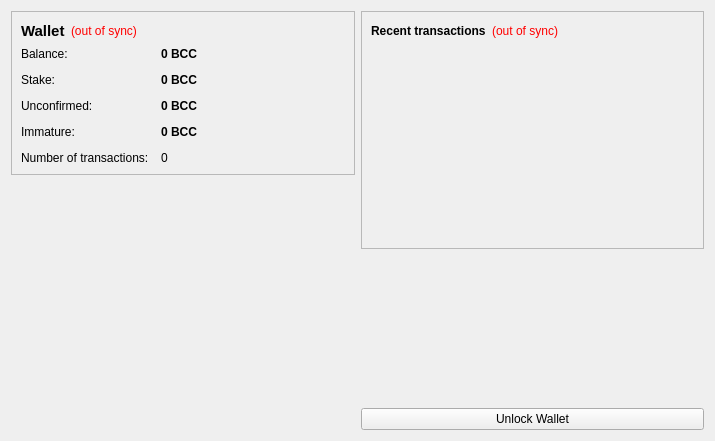
<?xml version="1.0" encoding="UTF-8"?>
<ui version="4.0">
 <class>OverviewPage</class>
 <widget class="QWidget" name="OverviewPage">
  <property name="geometry">
   <rect>
    <x>0</x>
    <y>0</y>
    <width>715</width>
    <height>441</height>
   </rect>
  </property>
  <property name="windowTitle">
   <string>Form</string>
  </property>
  <layout class="QHBoxLayout" name="horizontalLayout" stretch="1,1">
   <item>
    <layout class="QVBoxLayout" name="verticalLayout_2">
     <item>
      <widget class="QFrame" name="frame">
       <property name="frameShape">
        <enum>QFrame::StyledPanel</enum>
       </property>
       <property name="frameShadow">
        <enum>QFrame::Raised</enum>
       </property>
       <layout class="QVBoxLayout" name="verticalLayout_4">
        <item>
         <layout class="QHBoxLayout" name="horizontalLayout_4">
          <item>
           <widget class="QLabel" name="label_5">
            <property name="font">
             <font>
              <pointsize>11</pointsize>
              <weight>75</weight>
              <bold>true</bold>
             </font>
            </property>
            <property name="text">
             <string>Wallet</string>
            </property>
           </widget>
          </item>
          <item>
           <widget class="QLabel" name="labelWalletStatus">
            <property name="toolTip">
             <string>The displayed information may be out of date. Your wallet automatically synchronizes with the BTCtalkcoin network after a connection is established, but this process has not completed yet.</string>
            </property>
            <property name="styleSheet">
             <string notr="true">QLabel { color: red; }</string>
            </property>
            <property name="text">
             <string notr="true">(out of sync)</string>
            </property>
            <property name="alignment">
             <set>Qt::AlignLeading|Qt::AlignLeft|Qt::AlignVCenter</set>
            </property>
           </widget>
          </item>
          <item>
           <spacer name="horizontalSpacer_2">
            <property name="orientation">
             <enum>Qt::Horizontal</enum>
            </property>
            <property name="sizeHint" stdset="0">
             <size>
              <width>40</width>
              <height>20</height>
             </size>
            </property>
           </spacer>
          </item>
         </layout>
        </item>
        <item>
         <layout class="QFormLayout" name="formLayout_2">
          <property name="fieldGrowthPolicy">
           <enum>QFormLayout::AllNonFixedFieldsGrow</enum>
          </property>
          <property name="horizontalSpacing">
           <number>12</number>
          </property>
          <property name="verticalSpacing">
           <number>12</number>
          </property>
          <item row="0" column="0">
           <widget class="QLabel" name="label">
            <property name="text">
             <string>Balance:</string>
            </property>
           </widget>
          </item>
          <item row="0" column="1">
           <widget class="QLabel" name="labelBalance">
            <property name="font">
             <font>
              <weight>75</weight>
              <bold>true</bold>
             </font>
            </property>
            <property name="cursor">
             <cursorShape>IBeamCursor</cursorShape>
            </property>
            <property name="toolTip">
             <string>Your current balance</string>
            </property>
            <property name="text">
             <string notr="true">0 BCC</string>
            </property>
            <property name="textInteractionFlags">
             <set>Qt::LinksAccessibleByMouse|Qt::TextSelectableByKeyboard|Qt::TextSelectableByMouse</set>
            </property>
           </widget>
          </item>
          <item row="1" column="0">
           <widget class="QLabel" name="label_6">
            <property name="text">
             <string>Stake:</string>
            </property>
           </widget>
          </item>
          <item row="1" column="1">
           <widget class="QLabel" name="labelStake">
            <property name="font">
             <font>
              <weight>75</weight>
              <bold>true</bold>
             </font>
            </property>
            <property name="cursor">
             <cursorShape>IBeamCursor</cursorShape>
            </property>
            <property name="toolTip">
             <string>Total of coins that was staked, and do not yet count toward the current balance</string>
            </property>
            <property name="text">
             <string notr="true">0 BCC</string>
            </property>
            <property name="textInteractionFlags">
             <set>Qt::LinksAccessibleByMouse|Qt::TextSelectableByKeyboard|Qt::TextSelectableByMouse</set>
            </property>
           </widget>
          </item>
          <item row="2" column="0">
           <widget class="QLabel" name="label_3">
            <property name="text">
             <string>Unconfirmed:</string>
            </property>
           </widget>
          </item>
          <item row="2" column="1">
           <widget class="QLabel" name="labelUnconfirmed">
            <property name="font">
             <font>
              <weight>75</weight>
              <bold>true</bold>
             </font>
            </property>
            <property name="cursor">
             <cursorShape>IBeamCursor</cursorShape>
            </property>
            <property name="toolTip">
             <string>Total of transactions that have yet to be confirmed, and do not yet count toward the current balance</string>
            </property>
            <property name="text">
             <string notr="true">0 BCC</string>
            </property>
            <property name="textInteractionFlags">
             <set>Qt::LinksAccessibleByMouse|Qt::TextSelectableByKeyboard|Qt::TextSelectableByMouse</set>
            </property>
           </widget>
          </item>
          <item row="3" column="0">
           <widget class="QLabel" name="labelImmatureText">
            <property name="text">
             <string>Immature:</string>
            </property>
           </widget>
          </item>
          <item row="3" column="1">
           <widget class="QLabel" name="labelImmature">
            <property name="font">
             <font>
              <weight>75</weight>
              <bold>true</bold>
             </font>
            </property>
            <property name="toolTip">
             <string>Mined balance that has not yet matured</string>
            </property>
            <property name="text">
             <string notr="true">0 BCC</string>
            </property>
            <property name="textInteractionFlags">
             <set>Qt::LinksAccessibleByMouse|Qt::TextSelectableByKeyboard|Qt::TextSelectableByMouse</set>
            </property>
           </widget>
          </item>
          <item row="4" column="0">
           <widget class="QLabel" name="label_2">
            <property name="text">
             <string>Number of transactions:</string>
            </property>
           </widget>
          </item>
          <item row="4" column="1">
           <widget class="QLabel" name="labelNumTransactions">
            <property name="toolTip">
             <string>Total number of transactions in wallet</string>
            </property>
            <property name="text">
             <string notr="true">0</string>
            </property>
           </widget>
          </item>
         </layout>
        </item>
       </layout>
      </widget>
     </item>
     <item>
      <spacer name="verticalSpacer">
       <property name="orientation">
        <enum>Qt::Vertical</enum>
       </property>
       <property name="sizeHint" stdset="0">
        <size>
         <width>20</width>
         <height>40</height>
        </size>
       </property>
      </spacer>
     </item>
     <item>
      <widget class="QLabel" name="label_6">
       <property name="text">
        <string/>
       </property>
       <property name="pixmap">
        <pixmap resource="../bitcoin.qrc">:/images/backg</pixmap>
       </property>
       <property name="scaledContents">
        <bool>false</bool>
       </property>
       <property name="alignment">
        <set>Qt::AlignCenter</set>
       </property>
       <property name="margin">
        <number>-2</number>
       </property>
      </widget>
     </item>
    </layout>
   </item>
   <item>
    <layout class="QVBoxLayout" name="verticalLayout_3">
     <item>
      <widget class="QFrame" name="frame_2">
       <property name="frameShape">
        <enum>QFrame::StyledPanel</enum>
       </property>
       <property name="frameShadow">
        <enum>QFrame::Raised</enum>
       </property>
       <layout class="QVBoxLayout" name="verticalLayout">
        <item>
         <layout class="QHBoxLayout" name="horizontalLayout_2">
          <item>
           <widget class="QLabel" name="label_4">
            <property name="text">
             <string>&lt;b&gt;Recent transactions&lt;/b&gt;</string>
            </property>
           </widget>
          </item>
          <item>
           <widget class="QLabel" name="labelTransactionsStatus">
            <property name="toolTip">
             <string>The displayed information may be out of date. Your wallet automatically synchronizes with the BTCtalkcoin network after a connection is established, but this process has not completed yet.</string>
            </property>
            <property name="styleSheet">
             <string notr="true">QLabel { color: red; }</string>
            </property>
            <property name="text">
             <string notr="true">(out of sync)</string>
            </property>
            <property name="alignment">
             <set>Qt::AlignRight|Qt::AlignTrailing|Qt::AlignVCenter</set>
            </property>
           </widget>
          </item>
          <item>
           <spacer name="horizontalSpacer">
            <property name="orientation">
             <enum>Qt::Horizontal</enum>
            </property>
            <property name="sizeHint" stdset="0">
             <size>
              <width>40</width>
              <height>20</height>
             </size>
            </property>
           </spacer>
          </item>
         </layout>
        </item>
        <item>
         <widget class="QListView" name="listTransactions">
          <property name="styleSheet">
           <string notr="true">QListView { background: transparent; }</string>
          </property>
          <property name="frameShape">
           <enum>QFrame::NoFrame</enum>
          </property>
          <property name="verticalScrollBarPolicy">
           <enum>Qt::ScrollBarAlwaysOff</enum>
          </property>
          <property name="horizontalScrollBarPolicy">
           <enum>Qt::ScrollBarAlwaysOff</enum>
          </property>
          <property name="selectionMode">
           <enum>QAbstractItemView::NoSelection</enum>
          </property>
         </widget>
        </item>
       </layout>
      </widget>
     </item>
     <item>
      <spacer name="verticalSpacer_2">
       <property name="orientation">
        <enum>Qt::Vertical</enum>
       </property>
       <property name="sizeHint" stdset="0">
        <size>
         <width>20</width>
         <height>40</height>
        </size>
       </property>
      </spacer>
     </item>
     <item>
      <widget class="QPushButton" name="unlockWalletButton">
       <property name="text">
        <string>Unlock Wallet</string>
       </property>
      </widget>
     </item>
    </layout>
   </item>
  </layout>
 </widget>
 <resources>
  <include location="../bitcoin.qrc"/>
 </resources>
 <connections/>
</ui>
